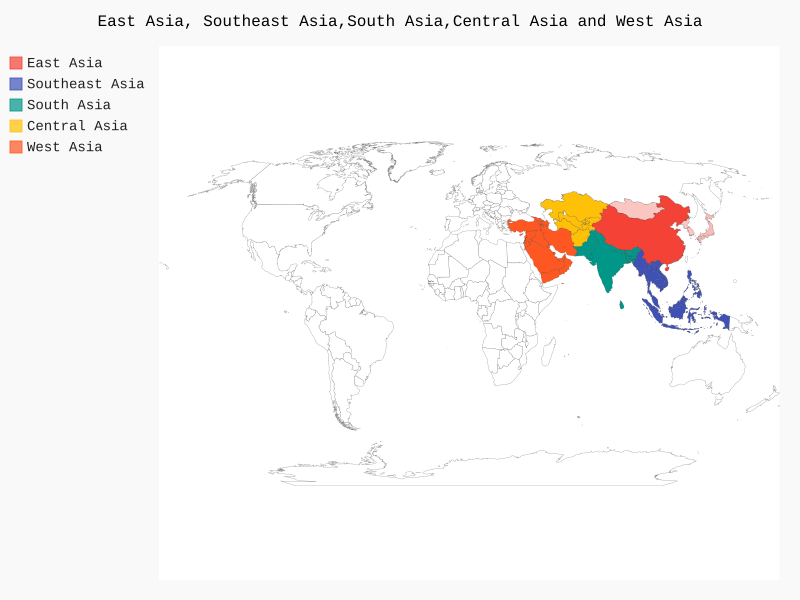

The script that drew this image:
# !/usr/bin/python3
# -*- coding: UTF-8 -*-

__author__ = 'joedd'


import pygal.maps.world


wm = pygal.maps.world.World()

wm.title = 'East Asia, Southeast Asia,South Asia,Central Asia and West Asia'

wm.add('East Asia', dict(cn=1338300000, kp=000, kr=4418000, jp=127451000, mn=2756000))

wm.add('Southeast Asia', ['vn', 'la', 'kh', 'mm', 'th', 'my', 'sg', 'ph', 'id','id','bn'])

wm.add('South Asia', ['pk', 'np', 'bt', 'in', 'bd', 'lk', 'mv'])

wm.add('Central Asia', ['kz', 'kg','uz', 'tj', 'tm', 'af'])

wm.add('West Asia', ['ir', 'iq', 'kw', 'sa', 'bh', 'qa', 'ae',
                     'om', 'ye', 'jo', 'il', 'sy', 'lb', 'cy', 'tr', 'az','ge', 'am', 'ps'])

wm.render_to_file('china.svg')
